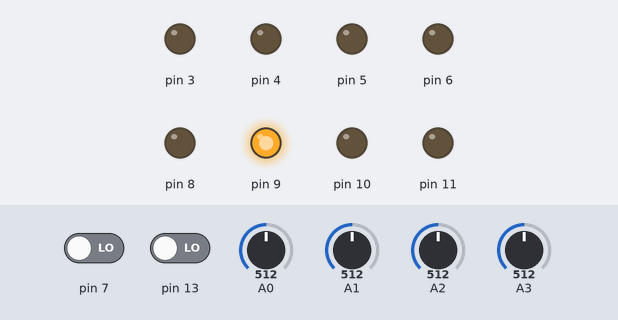
This sketch was run on a simulated Arduino Uno, built with avr-gcc and run on an emulated ATmega328P. Parts: output pins drawn as LEDs (lit = HIGH). The test bench sets the inputs (shaded band); at power-on: A3 = 512, pin 7 LOW, pin 13 LOW, A0 = 512, A1 = 512, A2 = 512.

Above: at 1.2 s.
1.3 s: A3 set to 296
2.8 s: A3 set to 270
At 3.1 s:
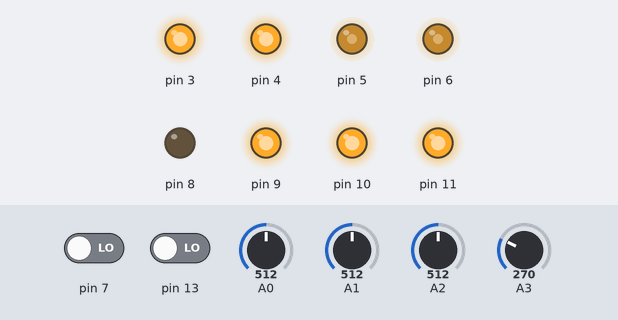
Timing chart, 0 to 5.8 s (numbered marks = the images above; inputs shaded):
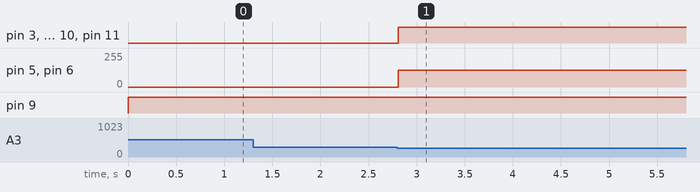

Measured:
- the behaviour switches between 279 and 278 on A3 (found by bisection; images 0 and 1)
- after the input at 1.3 s, every drawn part: stays the same
- after the input at 2.8 s, pin 3, pin 4, pin 10, pin 11: LOW → HIGH at once; pin 5, pin 6: 0/255 → 127/255 at once

The sketch:

Electronics.ino
```cpp
// C++ code
//

void setup()
{
  pinMode(9, OUTPUT);
  pinMode(13, INPUT);
  pinMode(2, INPUT);
  pinMode(10, OUTPUT);
  pinMode(11, OUTPUT);
  pinMode(A0, INPUT);
  pinMode(A2, INPUT);
  pinMode(A1, INPUT);
  pinMode(A3, INPUT);
  pinMode(6, OUTPUT);
  pinMode(5, OUTPUT);
  pinMode(4, OUTPUT);
  pinMode(3, OUTPUT);
  pinMode(7, INPUT);
  pinMode(8, OUTPUT);
  Serial.begin(9600);
}

void loop()
{
  int button = 0;
int speed = 0;
int val = 0;
int temp = 0;
unsigned int lspeed = 0;
unsigned int rspeed = 0;
unsigned int lturn = 0;
unsigned int rturn = 0;


  temp = map(analogRead(A3), 20, 358, -40, 125);
  if(temp<=85){
  if (digitalRead(13) == HIGH) {
    button = digitalRead(2);
    if (button == HIGH) {
      digitalWrite(10, LOW);
      digitalWrite(11, LOW);
    } else {
      digitalWrite(10, HIGH);
      digitalWrite(11, HIGH);
    }
  } else {
    if (analogRead(A0) <= 118) {
      digitalWrite(10, LOW);
      digitalWrite(11, LOW);
    } else {
      digitalWrite(10, HIGH);
      digitalWrite(11, HIGH);
    }
  }
  if (analogRead(A2) <= 127) {
    digitalWrite(4, LOW);
    digitalWrite(3, HIGH);
  } else if ((analogRead(A2) > 127)&&(analogRead(A2) < 895)) {
    digitalWrite(4, HIGH);
    digitalWrite(3, HIGH);
  }
	else {
    digitalWrite(4, HIGH);
    digitalWrite(3, LOW);
  }
  val = analogRead(A1);
  if(digitalRead(7) == HIGH){
    digitalWrite(8, HIGH);
    speed = 0;
  }
  else{
    digitalWrite(8, LOW);
    speed = map(val, 0, 1023, 0, 255);
  }

  //lturn = analogRead(A2);
  //rturn = 1023 - lturn;
  //lspeed =(lturn*speed)/1023;
  //rspeed =(rturn*speed)/1023;
  //if(lspeed >=254){
    //lspeed = 254;
  //}
  //if(rspeed >=254){
    //rspeed = 254;
  //}
  analogWrite(6, speed);
  analogWrite(5, speed);


  //Serial.print("L:");Serial.println(lspeed);
  //Serial.print("R:");Serial.println(rspeed);
  }
  else{
    digitalWrite(9, HIGH);
  }

  delay(10); // Delay a little bit to improve simulation performance
}
```
